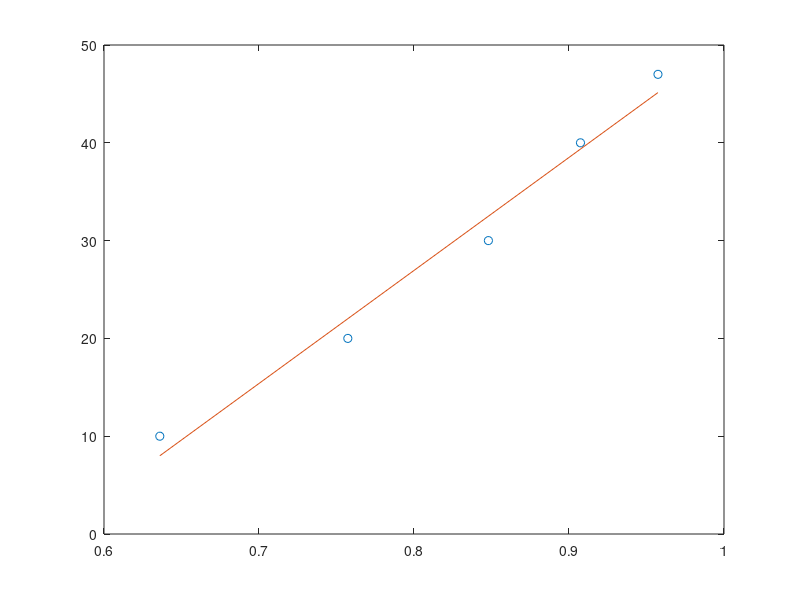
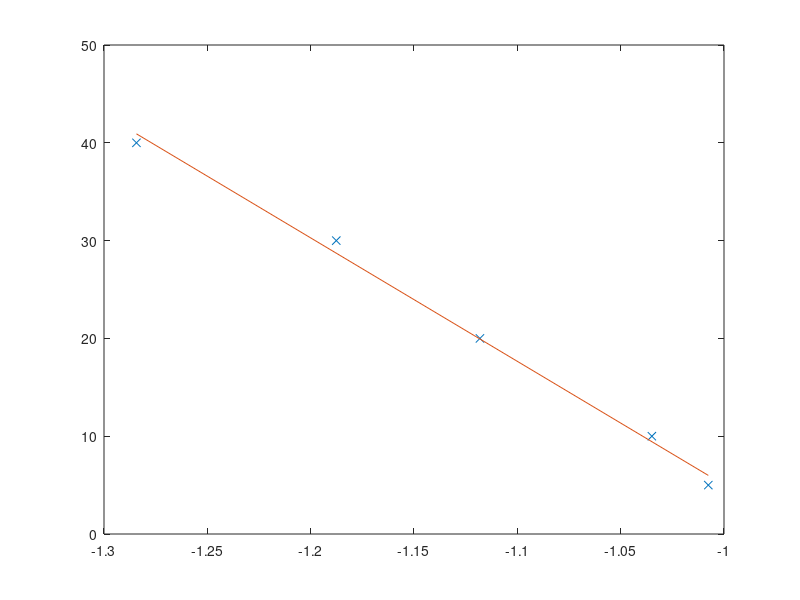

Reproduce these figures in MATLAB, in order.
% method finds a relation between timeconstant and static gain.

% gain up
static_gain_up = [0.6360 0.7573 0.8480 0.9074 0.9574];
end_lux_up = [10 20 30 40 47];

% gain down
static_gain_down = [-1.2843 -1.1876 -1.1181 -1.0349 -1.0076];
end_lux_down = [40 30 20 10 5];


plot(static_gain_up, end_lux_up, 'o');
hold on;


figure(2);
plot(static_gain_down, end_lux_down, 'x');
hold on;


% finds a linear relationship
B_up = polyfit(static_gain_up, end_lux_up, 1);
B_down = polyfit(static_gain_down, end_lux_down, 1); 


% function
f_up = @(x) B_up(1)*x + B_up(2);
f_down = @(x) B_down(1)*x + B_down(2);

% plots
figure(1)
plot([min(static_gain_up) max(static_gain_up)], [f_up(min(static_gain_up)) f_up(max(static_gain_up))]);

figure(2)
plot([min(static_gain_down) max(static_gain_down)], [f_down(min(static_gain_down)) f_down(max(static_gain_down))]);


% disps
disp('UP:')
disp(B_up);
disp('DOWNS:')
disp(B_down);